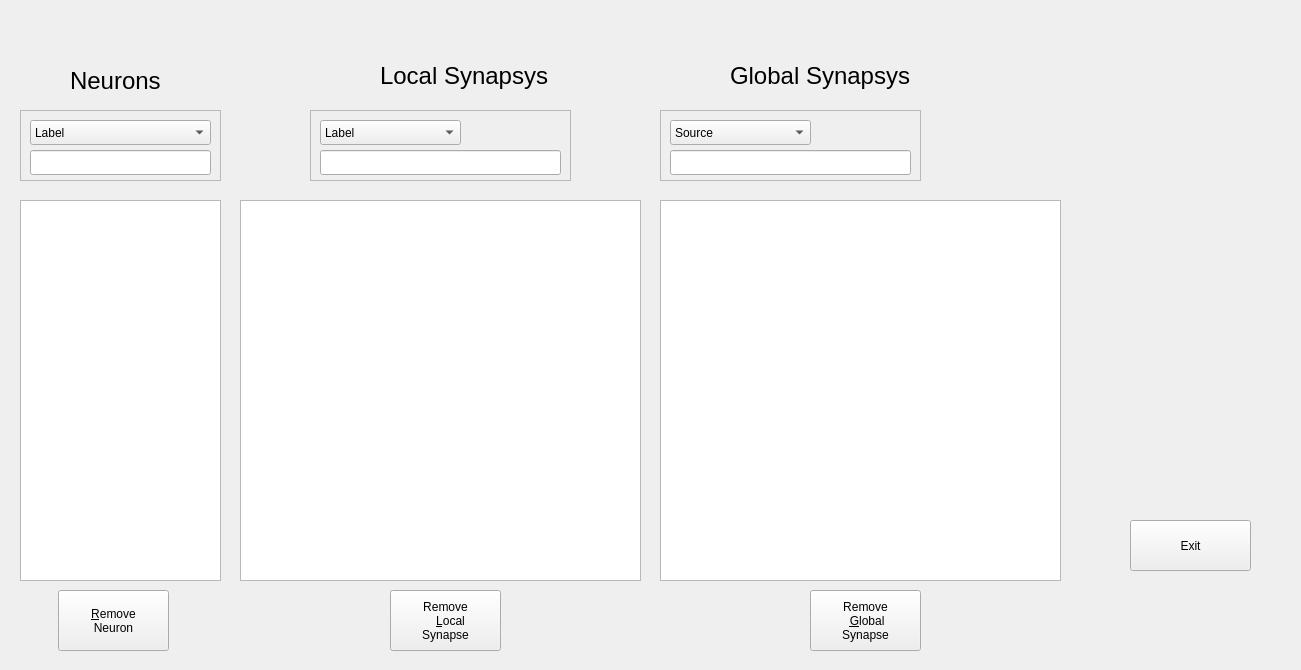
<?xml version="1.0" encoding="UTF-8"?>
<ui version="4.0">
 <class>Removeitem</class>
 <widget class="QWidget" name="Removeitem">
  <property name="geometry">
   <rect>
    <x>0</x>
    <y>0</y>
    <width>1301</width>
    <height>670</height>
   </rect>
  </property>
  <property name="windowTitle">
   <string>Remove</string>
  </property>
  <widget class="QLabel" name="label_28">
   <property name="geometry">
    <rect>
     <x>380</x>
     <y>60</y>
     <width>171</width>
     <height>31</height>
    </rect>
   </property>
   <property name="font">
    <font>
     <pointsize>18</pointsize>
    </font>
   </property>
   <property name="text">
    <string>Local Synapsys </string>
   </property>
  </widget>
  <widget class="QLabel" name="label_27">
   <property name="geometry">
    <rect>
     <x>70</x>
     <y>70</y>
     <width>121</width>
     <height>21</height>
    </rect>
   </property>
   <property name="font">
    <font>
     <pointsize>18</pointsize>
    </font>
   </property>
   <property name="text">
    <string>Neurons</string>
   </property>
  </widget>
  <widget class="QLabel" name="label_29">
   <property name="geometry">
    <rect>
     <x>730</x>
     <y>60</y>
     <width>191</width>
     <height>31</height>
    </rect>
   </property>
   <property name="font">
    <font>
     <pointsize>18</pointsize>
    </font>
   </property>
   <property name="text">
    <string>Global Synapsys</string>
   </property>
  </widget>
  <widget class="QPushButton" name="pushButton_8">
   <property name="geometry">
    <rect>
     <x>1130</x>
     <y>520</y>
     <width>121</width>
     <height>51</height>
    </rect>
   </property>
   <property name="text">
    <string>Exit</string>
   </property>
  </widget>
  <widget class="QFrame" name="frame_2">
   <property name="geometry">
    <rect>
     <x>20</x>
     <y>110</y>
     <width>201</width>
     <height>71</height>
    </rect>
   </property>
   <property name="frameShape">
    <enum>QFrame::StyledPanel</enum>
   </property>
   <property name="frameShadow">
    <enum>QFrame::Raised</enum>
   </property>
   <widget class="QLineEdit" name="lineEdit_Neuron">
    <property name="geometry">
     <rect>
      <x>10</x>
      <y>40</y>
      <width>181</width>
      <height>25</height>
     </rect>
    </property>
   </widget>
   <widget class="QComboBox" name="comboBox_Neurons">
    <property name="geometry">
     <rect>
      <x>10</x>
      <y>10</y>
      <width>181</width>
      <height>25</height>
     </rect>
    </property>
    <item>
     <property name="text">
      <string>Label</string>
     </property>
    </item>
    <item>
     <property name="text">
      <string>Ip</string>
     </property>
    </item>
   </widget>
  </widget>
  <widget class="QPushButton" name="pushButton">
   <property name="geometry">
    <rect>
     <x>58</x>
     <y>590</y>
     <width>111</width>
     <height>61</height>
    </rect>
   </property>
   <property name="text">
    <string>&amp;Remove
Neuron</string>
   </property>
  </widget>
  <widget class="QTableWidget" name="tableWidget_Neurons">
   <property name="geometry">
    <rect>
     <x>20</x>
     <y>200</y>
     <width>201</width>
     <height>381</height>
    </rect>
   </property>
   <property name="sortingEnabled">
    <bool>false</bool>
   </property>
   <property name="rowCount">
    <number>0</number>
   </property>
   <attribute name="verticalHeaderShowSortIndicator" stdset="0">
    <bool>false</bool>
   </attribute>
  </widget>
  <widget class="QPushButton" name="pushButton_2">
   <property name="geometry">
    <rect>
     <x>390</x>
     <y>590</y>
     <width>111</width>
     <height>61</height>
    </rect>
   </property>
   <property name="text">
    <string>Remove
   &amp;Local 
Synapse</string>
   </property>
  </widget>
  <widget class="QTableWidget" name="tableWidget_LocalSynapsys">
   <property name="geometry">
    <rect>
     <x>240</x>
     <y>200</y>
     <width>401</width>
     <height>381</height>
    </rect>
   </property>
   <property name="sortingEnabled">
    <bool>false</bool>
   </property>
   <property name="rowCount">
    <number>0</number>
   </property>
   <attribute name="verticalHeaderShowSortIndicator" stdset="0">
    <bool>false</bool>
   </attribute>
  </widget>
  <widget class="QFrame" name="frame_3">
   <property name="geometry">
    <rect>
     <x>310</x>
     <y>110</y>
     <width>261</width>
     <height>71</height>
    </rect>
   </property>
   <property name="frameShape">
    <enum>QFrame::StyledPanel</enum>
   </property>
   <property name="frameShadow">
    <enum>QFrame::Raised</enum>
   </property>
   <widget class="QLineEdit" name="lineEdit_Local">
    <property name="geometry">
     <rect>
      <x>10</x>
      <y>40</y>
      <width>241</width>
      <height>25</height>
     </rect>
    </property>
   </widget>
   <widget class="QComboBox" name="comboBox_Local">
    <property name="geometry">
     <rect>
      <x>10</x>
      <y>10</y>
      <width>141</width>
      <height>25</height>
     </rect>
    </property>
    <item>
     <property name="text">
      <string>Label</string>
     </property>
    </item>
    <item>
     <property name="text">
      <string>Ip</string>
     </property>
    </item>
   </widget>
  </widget>
  <widget class="QPushButton" name="pushButton_3">
   <property name="geometry">
    <rect>
     <x>810</x>
     <y>590</y>
     <width>111</width>
     <height>61</height>
    </rect>
   </property>
   <property name="text">
    <string>Remove
 &amp;Global
Synapse</string>
   </property>
  </widget>
  <widget class="QTableWidget" name="tableWidget_GlobalSynapsys">
   <property name="geometry">
    <rect>
     <x>660</x>
     <y>200</y>
     <width>401</width>
     <height>381</height>
    </rect>
   </property>
   <property name="sortingEnabled">
    <bool>false</bool>
   </property>
   <property name="rowCount">
    <number>0</number>
   </property>
   <attribute name="verticalHeaderShowSortIndicator" stdset="0">
    <bool>false</bool>
   </attribute>
  </widget>
  <widget class="QFrame" name="frame_4">
   <property name="geometry">
    <rect>
     <x>660</x>
     <y>110</y>
     <width>261</width>
     <height>71</height>
    </rect>
   </property>
   <property name="frameShape">
    <enum>QFrame::StyledPanel</enum>
   </property>
   <property name="frameShadow">
    <enum>QFrame::Raised</enum>
   </property>
   <widget class="QLineEdit" name="lineEdit_Global">
    <property name="geometry">
     <rect>
      <x>10</x>
      <y>40</y>
      <width>241</width>
      <height>25</height>
     </rect>
    </property>
   </widget>
   <widget class="QComboBox" name="comboBox_Global">
    <property name="geometry">
     <rect>
      <x>10</x>
      <y>10</y>
      <width>141</width>
      <height>25</height>
     </rect>
    </property>
    <item>
     <property name="text">
      <string>Source</string>
     </property>
    </item>
    <item>
     <property name="text">
      <string>Target</string>
     </property>
    </item>
   </widget>
  </widget>
  <widget class="QLabel" name="label">
   <property name="geometry">
    <rect>
     <x>1080</x>
     <y>260</y>
     <width>211</width>
     <height>201</height>
    </rect>
   </property>
   <property name="text">
    <string/>
   </property>
   <property name="pixmap">
    <pixmap resource="graphics/graphics.qrc">:/graphics/neuron.png</pixmap>
   </property>
   <property name="scaledContents">
    <bool>true</bool>
   </property>
  </widget>
 </widget>
 <resources>
  <include location="graphics/graphics.qrc"/>
  <include location="graphics/graphics.qrc"/>
 </resources>
 <connections/>
</ui>
